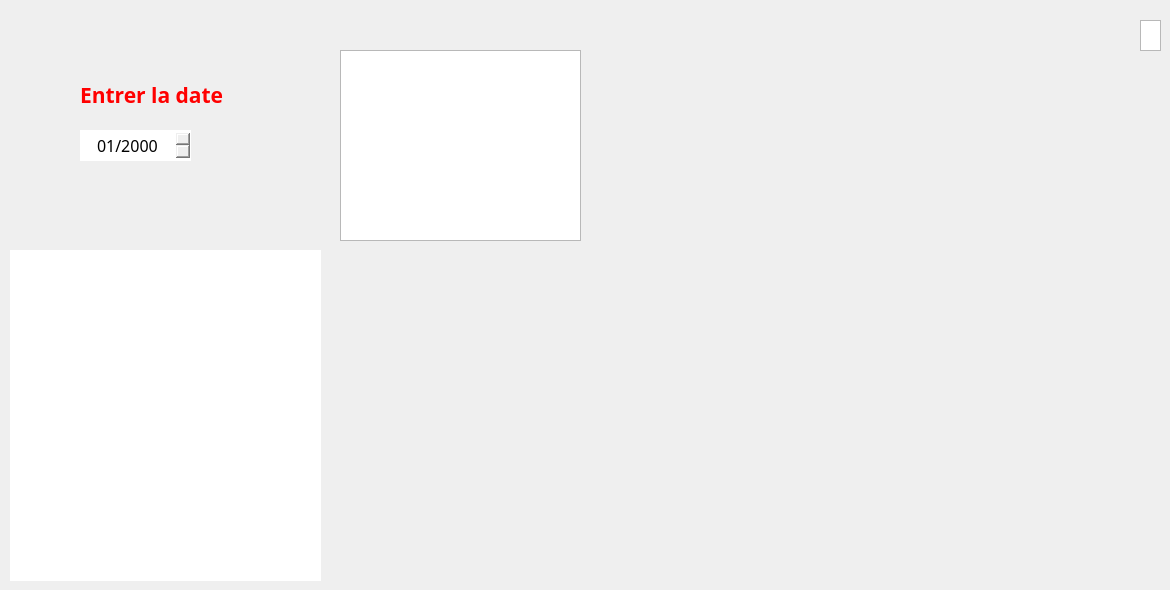
      <widget class="QWidget" name="Stat_ramas">
       <widget class="QChartView" name="graphicsView">
        <property name="geometry">
         <rect>
          <x>340</x>
          <y>50</y>
          <width>241</width>
          <height>191</height>
         </rect>
        </property>
        <property name="maximumSize">
         <size>
          <width>16777215</width>
          <height>192</height>
         </size>
        </property>
        <property name="font">
         <font>
          <pointsize>36</pointsize>
          <weight>50</weight>
          <italic>false</italic>
          <bold>false</bold>
          <underline>false</underline>
         </font>
        </property>
        <property name="sizeAdjustPolicy">
         <enum>QAbstractScrollArea::AdjustToContents</enum>
        </property>
       </widget>
       <widget class="QTableView" name="tableView_StatR">
        <property name="geometry">
         <rect>
          <x>10</x>
          <y>250</y>
          <width>311</width>
          <height>331</height>
         </rect>
        </property>
        <property name="styleSheet">
         <string notr="true">#tableView_StatR {
background-color: transparent;
border-image: url(:LL.jpg);
background: none;
border: none;
background-repeat: none;
}
</string>
        </property>
        <property name="sizeAdjustPolicy">
         <enum>QAbstractScrollArea::AdjustToContents</enum>
        </property>
        <property name="selectionMode">
         <enum>QAbstractItemView::ExtendedSelection</enum>
        </property>
        <property name="textElideMode">
         <enum>Qt::ElideMiddle</enum>
        </property>
        <property name="gridStyle">
         <enum>Qt::NoPen</enum>
        </property>
       </widget>
       <widget class="QPushButton" name="pushButton_Menu_Environ_Aff_2">
        <property name="geometry">
         <rect>
          <x>10</x>
          <y>10</y>
          <width>41</width>
          <height>41</height>
         </rect>
        </property>
        <property name="styleSheet">
         <string notr="true">#pushButton_Menu_Environ_Aff_2{
background-color: transparent;
border-image: url(:Menu.png);
background: none;
border: none;
background-repeat: none;
}
</string>
        </property>
        <property name="text">
         <string/>
        </property>
       </widget>
       <widget class="QTableWidget" name="tableWidget">
        <property name="geometry">
         <rect>
          <x>1140</x>
          <y>20</y>
          <width>21</width>
          <height>31</height>
         </rect>
        </property>
        <property name="editTriggers">
         <set>QAbstractItemView::AllEditTriggers</set>
        </property>
        <property name="rowCount">
         <number>0</number>
        </property>
        <property name="columnCount">
         <number>0</number>
        </property>
       </widget>
       <widget class="QDateEdit" name="Date_Stat">
        <property name="geometry">
         <rect>
          <x>80</x>
          <y>130</y>
          <width>111</width>
          <height>31</height>
         </rect>
        </property>
        <property name="font">
         <font>
          <family>Javanese Text</family>
          <pointsize>12</pointsize>
         </font>
        </property>
        <property name="styleSheet">
         <string notr="true">#Date_Stat{
background-color: transparent;
border-image: url(:champs.png);
background: none;
border: none;
background-repeat: none;
}
</string>
        </property>
        <property name="alignment">
         <set>Qt::AlignCenter</set>
        </property>
        <property name="displayFormat">
         <string>MM/yyyy</string>
        </property>
       </widget>
       <widget class="QLabel" name="label_StatR_Choix">
        <property name="geometry">
         <rect>
          <x>80</x>
          <y>80</y>
          <width>201</width>
          <height>31</height>
         </rect>
        </property>
        <property name="font">
         <font>
          <family>Corbel</family>
          <pointsize>18</pointsize>
          <italic>true</italic>
         </font>
        </property>
        <property name="text">
         <string>&lt;html&gt;&lt;head/&gt;&lt;body&gt;&lt;p&gt;&lt;span style=&quot; font-size:16pt; font-weight:600; font-style:normal; color:#ff0000;&quot;&gt;Entrer la date &lt;/span&gt;&lt;/p&gt;&lt;/body&gt;&lt;/html&gt;</string>
        </property>
       </widget>
       <zorder>pushButton_Menu_Environ_Aff_2</zorder>
       <zorder>tableWidget</zorder>
       <zorder>Date_Stat</zorder>
       <zorder>label_StatR_Choix</zorder>
       <zorder>graphicsView</zorder>
       <zorder>tableView_StatR</zorder>
      </widget>
